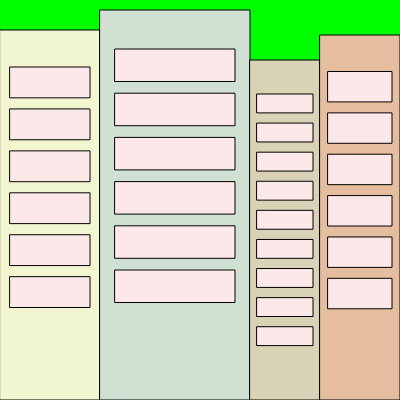
Frame 1 (no input)
Frame 60 (no input): identical to frame 1, image omitted
Frame 120 (the mouse pressed at the canvas centre since frame 60): identical to frame 1, image omitted

The p5.js sketch that drew this single still picture (run headless with seeded random() and noise() and a simulated clock; from frame 60 on, the mouse is pressed at the canvas centre):

// p5.js sketch
// ── sketch.js
class Building {
  constructor(x, y, width, height, color, num_windows = 6) {
    this.x = x;
    this.y = y;
    this.width = width;
    this.height = height;
    this.height_scale = height / 100;
    this.width_scale = width / 100;
    this.color = color;
    this.num_windows = num_windows;
  }
  draw() {
    push();
    translate(this.x, this.y - this.height);
    fill(this.color);
    rect(0, 0, this.width, this.height);
    var window_height = (this.height - 50 * this.height_scale) / this.num_windows;
    var window_width = (this.width - 20 * this.width_scale);
    fill("#FDE8E9")
    for (var i = 0; i < this.num_windows; i++) {
      rect(10 * this.width_scale, 10 * this.height_scale + window_height * i + 3 * this.height_scale * i, window_width, window_height)
    }
    pop();
  }
}

class Buildings {
  constructor() {
    this.colors = ["#f2f6d0", "#d0e1d4", "#d9d2b6", "#e4be9e", "#71697a"]
    this.buildings = [new Building(0, height, 100, 370, this.colors[0]), new Building(100, height, 150, 390, this.colors[1]), new Building(250, height, 70, 340, this.colors[2], 9), new Building(320, height, 80, 365, this.colors[3])]
  }
  draw() {
    for (var i = 0; i < this.buildings.length; i++) {
      this.buildings[i].draw();
    }
  }
}
var buildings;
function setup() {
  createCanvas(400, 400);
  buildings = new Buildings();
}
function draw() {
  background(0, 255, 0);
  buildings.draw();
}
